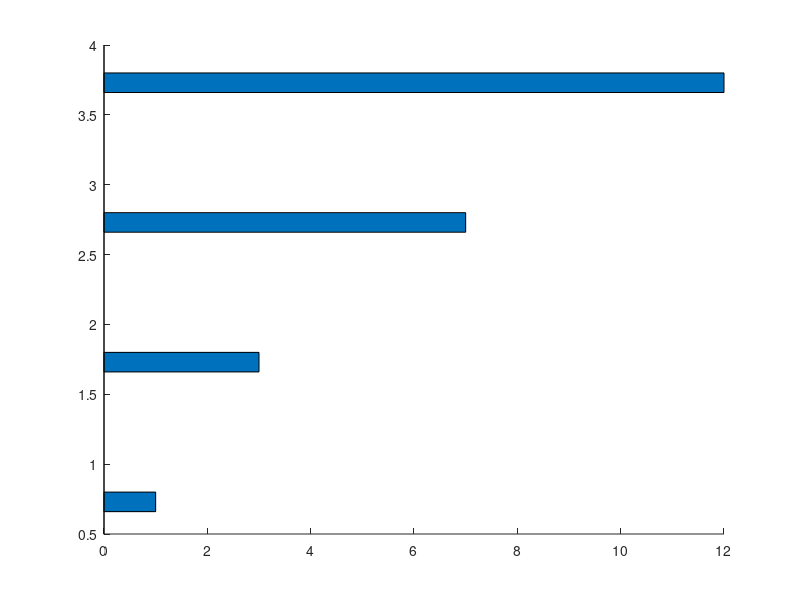

Write MATLAB code to recreate this figure. (Note: this script raises an error after producing the figure.)
data_with_init_time = [ 
       1, 10, 5, 3 ;
       3, 10, 3, 9 ;
       7, 10, 4, 8 ;
       12,10, 2, 2 ];

h = barh(data_with_init_time, 'stack');
set(h(1), 'facecolor', 'none', 'EdgeColor', 'none'); % disable the color of the first column (init time)
set(gca, 'YTickLabel', {'proc 1', 'proc 2', 'proc 3', 'proc 4'} ); % change the y axis tick to your name of the process
axis ij; % Put the first row at top